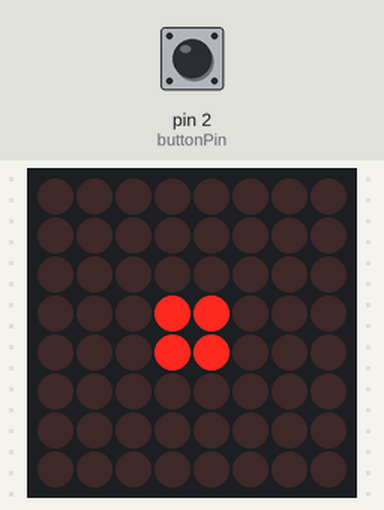
A sketch run on a simulated Arduino Uno, built with avr-gcc and run on an emulated ATmega328P. Shown: 8×8 LED matrix. Inputs (shaded band) come from the test bench; at power-on: pin 2 (buttonPin) LOW. Random numbers use the default seed unless the sketch sets one.

Above: at 1.2 s.
1.3 s: pin 2 (buttonPin) pulled HIGH for 0.15 s
At 1.8 s:
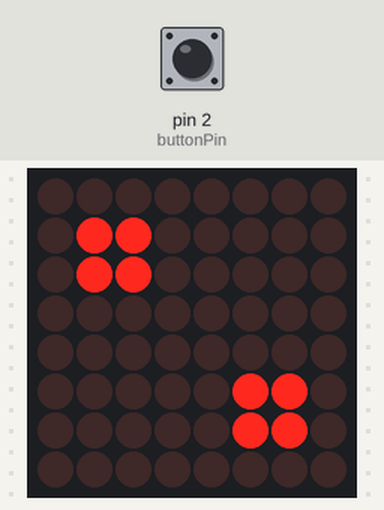
4.1 s: pin 2 (buttonPin) pulled HIGH for 1 s
At 7.7 s:
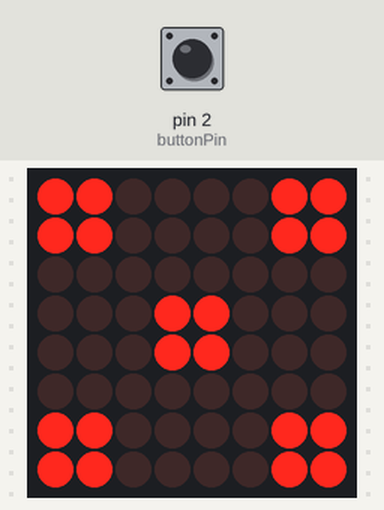
7.8 s: pin 2 (buttonPin) pulled HIGH for 3.2 s
At 12.9 s:
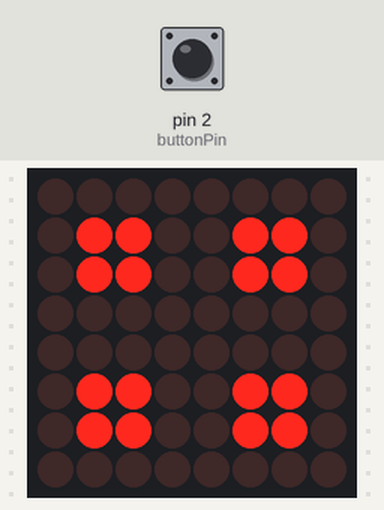
Timing chart, 0 to 14.4 s (numbered marks = the images above; inputs shaded):
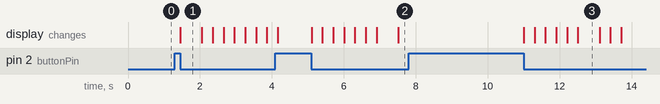

Measured:
- after the input at 1.3 s, the display: changes after 0.15 s (image 1)
- after the input at 7.8 s, the display: changes after 3.2 s (image 3)
- what the display in image 1 shows lasts 0.6 s, from 1.5 s to 2.1 s

The sketch:

dice.ino
```cpp
#include "LedControl.h"

/*
DIN connects to pin 12
CLK connects to pin 11
CS connects to pin 10
*/
LedControl lc = LedControl(8,10,9,1); // create a new LedControl object

int dice_value = 0;

byte one[8]   = { 0B00000000, 0B00000000, 0B00000000, 0B00011000, 0B00011000, 0B00000000, 0B00000000, 0B00000000};
byte two[8]   = { 0B00000000, 0B01100000, 0B01100000, 0B00000000, 0B00000000, 0B00000110, 0B00000110, 0B00000000};
byte three[8] = { 0B11000000, 0B11000000, 0B00000000, 0B00011000, 0B00011000, 0B00000000, 0B00000011, 0B00000011};
byte four[8]  = { 0B00000000, 0B01100110, 0B01100110, 0B00000000, 0B00000000, 0B01100110, 0B01100110, 0B00000000};
byte five[8]  = { 0B11000011, 0B11000011, 0B00000000, 0B00011000, 0B00011000, 0B00000000, 0B11000011, 0B11000011};
byte six[8]   = { 0B01100110, 0B01100110, 0B00000000, 0B01100110, 0B01100110, 0B00000000, 0B01100110, 0B01100110};

byte dice_images[6][8] = {
  { 0B00000000, 0B00000000, 0B00000000, 0B00011000, 0B00011000, 0B00000000, 0B00000000, 0B00000000},
  { 0B00000000, 0B01100000, 0B01100000, 0B00000000, 0B00000000, 0B00000110, 0B00000110, 0B00000000},
  { 0B11000000, 0B11000000, 0B00000000, 0B00011000, 0B00011000, 0B00000000, 0B00000011, 0B00000011},
  { 0B00000000, 0B01100110, 0B01100110, 0B00000000, 0B00000000, 0B01100110, 0B01100110, 0B00000000},
  { 0B11000011, 0B11000011, 0B00000000, 0B00011000, 0B00011000, 0B00000000, 0B11000011, 0B11000011},
  { 0B01100110, 0B01100110, 0B00000000, 0B01100110, 0B01100110, 0B00000000, 0B01100110, 0B01100110}
};

int buttonPin = 2;

void setup(){
  lc.shutdown(0,false);
  lc.setIntensity(0,15);      //Adjust the brightness maximum is 15
  lc.clearDisplay(0);

  pinMode(buttonPin, INPUT);


  Serial.begin(9600); // serial communication initialize

}


void loop(){

  int button_pressed = 0;
  while (digitalRead(buttonPin) == HIGH) {
    //dice_value = random(0,6);
    button_pressed = 1;
  }
  if (button_pressed) {
    for(int i = 0; i < 10; i++) {
      dice_value = random(0,6);
      showImage(dice_images[dice_value]);
      delay(300);

    }
  }

  showImage(dice_images[dice_value]);

  //Serial.println(distance);


}


void showImage(byte character [])
{
  int i = 0;
  for(i=0;i<8;i++)
  {
    lc.setRow(0,i,character[i]);
  }
}
```
